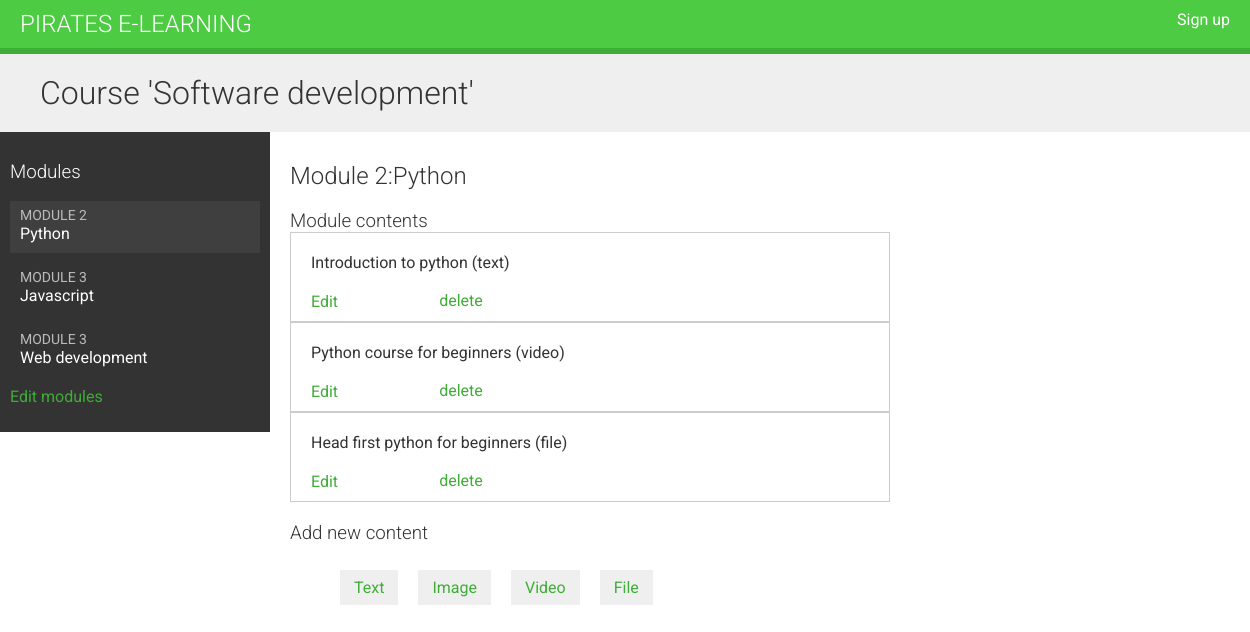
/module/1/ (signed in), run on the app's committed database.
### courses/models.py (models this page shows, shortened)
class Course(models.Model):
    owner=models.ForeignKey(User,
                            related_name='courses_created',
                            on_delete=models.CASCADE)
    students=models.ManyToManyField(User,related_name='courses_joined',
                                    blank=True)
    subjects=models.ForeignKey(Subject,
                              related_name='courses',
                              on_delete=models.CASCADE)
    title=models.CharField(max_length=200)
    slug=models.SlugField(max_length=200,unique=True)
    overview = models.TextField()
    created=models.DateTimeField(auto_now_add=True)
    class Meta:
        ordering = ['-created']

class Modules(models.Model):
    course=models.ForeignKey(Course,
                             related_name='modules',
                             on_delete=models.CASCADE)
    title=models.CharField(max_length=200)
    description=models.TextField(blank=True)
    order=OrderField(blank=True,for_fields=['course'])
    class Meta:
        ordering=['order']

class Content(models.Model):
    module=models.ForeignKey(Modules,
                             related_name='contents',
                             on_delete=models.CASCADE)
    content_type=models.ForeignKey(ContentType,
                                   on_delete=models.CASCADE,
                                   limit_choices_to={'models_in':(
                                       'text',
                                       'video',
                                       'image',
                                       'file'
                                   )})
    order=OrderField(blank=True,for_fields=['module'])
    object_id=models.PositiveIntegerField()
    item=GenericForeignKey('content_type','object_id')
    class Meta:
        ordering=['order']

class ItemBase(models.Model):
    owner=models.ForeignKey(User,
                            related_name='%(class)s_related',
                            on_delete=models.CASCADE)
    title=models.CharField(max_length=200)
    created=models.DateTimeField(auto_now_add=True)
    updated=models.DateTimeField(auto_now=True)
    class Meta:
        abstract = True
    def __str__(self):
        return self.title

class Text(ItemBase):
    content=models.TextField()

class Video(ItemBase):
    url=models.URLField()

class File(ItemBase):
    file=models.FileField(upload_to='files')

### courses/views.py (the view)
class ModuleContentListView(TemplateResponseMixin,View):
    template_name='courses/manage/module/content_list.html'
    def get(self, request,module_id):
        module=get_object_or_404(Modules,
                                 id=module_id,
                                 course__owner=request.user)
        return self.render_to_response({'module':module})

### courses/templatetags/course.py (called while the page is built)
@register.filter
def model_name(obj):
    try:
        return obj._meta.model_name
    except AttributeError:
        return None

### courses/templates/courses/manage/module/content_list.html (shortened to what this page needs)
{% extends 'base.html' %}
{% load course %}
{% block content %}
{% with course=module.course %}
<h1>Course '{{ course.title }}'</h1>
<div class="contents">
    <h3>Modules</h3>
    <ul id="modules">
        {% for m in course.modules.all %}
        <li data-id="{{ m.id }}" {% if m == module %}
        class="selected" {% endif %}>
        <a href="{% url 'module_content_list' m.id %}">
            <span>
                Module <span class="order">{{ m.order|add:1 }}</span>
            </span>
            <br>
            {{ m.title }}
        </a>
    </li>
    {% empty %}
    <li>No modules yet</li>
    {% endfor %}
    </ul>
    <p><a href="{% url 'course_module_update' course.id %}">
        Edit modules
    </a></p>
</div>
<div class="module">
    <h2>Module {{ module.order|add:1 }}:{{ module.title }}</h2>
    <h3>Module contents</h3>
    <div id="module-contents">
        {% for content in module.contents.all %}
        <div data-id="{{ content.id }}">
            {% with item=content.item %}
            <p>{{ item }} ({{ item|model_name }})</p>
            <a href="{% url 'module_content_update' module.id item|model_name item.id %}">Edit</a>
            <form action="{% url 'module_content_delete' content.id %}" method="post">
                <input type="submit" value="delete">
            </form>
            {% endwith %}
        </div>
        {% empty %}
        <p>No module contents yet</p>
        {% endfor %}
    </div>
    <h3>Add new content</h3>
    <ul class="content-types">
        <li>
            <a href="{% url 'module_content_create' module.id 'text' %}">
                Text
            </a>
        </li>
        <li>
            <a href="{% url 'module_content_create' module.id 'image' %}">
                Image
            </a>
        </li>
        <li>
            <a href="{% url 'module_content_create' module.id 'video' %}">
                Video
            </a>
        </li>
        <li>
            <a href="{% url 'module_content_create' module.id 'file' %}">
                File
            </a>
        </li>
    </ul>
</div>
{% endwith %}
{% endblock %}

### courses/static/css/styles.css (style rules this page uses)
body { margin:0; font-family:'Roboto', sans-serif; font-weight:400; color:#333; }
a { color:#3fad37; text-decoration:none; }
ul { float:left; }
h1, h2, h3, h4, h5, h6 { font-family:'Roboto', sans-serif; font-weight:300; }
h1 { background:#efefef; width:100%; overflow:auto; padding:20px 0 20px 40px; margin:0; }
.module { padding:10px 20px; float:left; width:600px; }
.module h3 { margin:20px 0 0; padding:0; width:100%; }
.module p { margin:10px 0 20px; width:100%; float:left; }
.contents { width:20%; padding:10px; float:left; background:#333; color: #fff; font-family:'Roboto', sans-serif; }
.contents ul { list-style:none; margin:0; padding:0; width:100%; }
.contents ul li { margin:0 0 10px 0; padding:4px 10px 10px; overflow:auto; cursor:move; }
.contents ul li.selected { background:#3f3f3f; }
.contents ul span { text-transform:uppercase; color:#bbb; font-size:14px; }
.contents ul a { display:block; color:#fff; text-decoration:none; }
ul.content-types li { list-style:none; float:left; margin:10px; background:#efefef; padding:8px 14px; }
input, select, textarea { border:1px solid #ccc; border-bottom:3px solid #ccc; padding:8px 12px; font-size:16px; font-family:'Roboto', sans-serif; float:left; clear:both; width:300px; }
input[type=submit], a.button { border-radius:5px; background:#4dcc43; color:#fff; font-size:16px; text-transform:uppercase; border:none; padding:10px 20px; margin:20px 0; }
#module-contents div { padding:10px 20px; border:1px solid #ccc; background:#fff }
#module-contents form { margin:0; padding:0; }
#module-contents input[type=submit] { color:#3fad37; background:none; margin:-20px 0 0; padding:0; float:left; text-transform:none; }

### data on the page
Course: title "Software development"
Modules: order|add "2", title "Python"
Modules: order|add "3", title "Javascript"
Modules: order|add "3", title "Web development"
Content: item "Introduction to python", item|model_name "text"
Content: item "Python course for beginners", item|model_name "video"
Content: item "Head first python for beginners", item|model_name "file"
